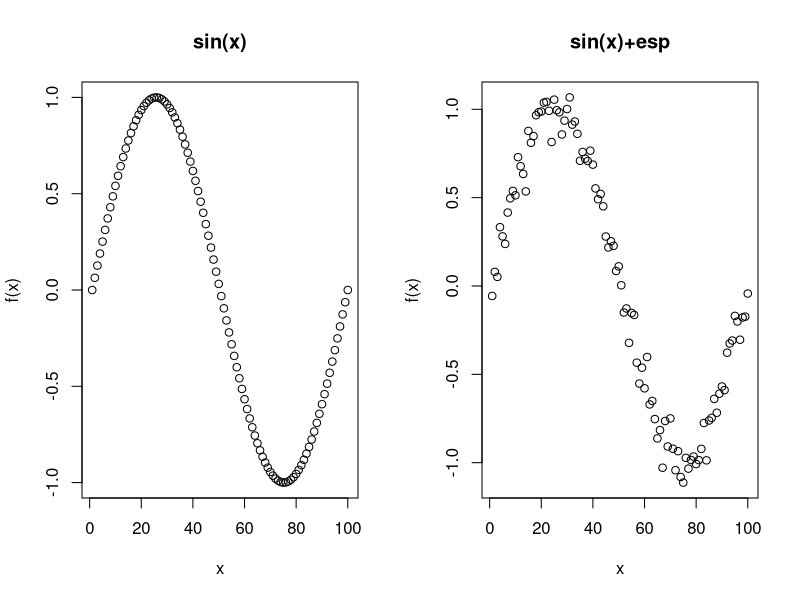
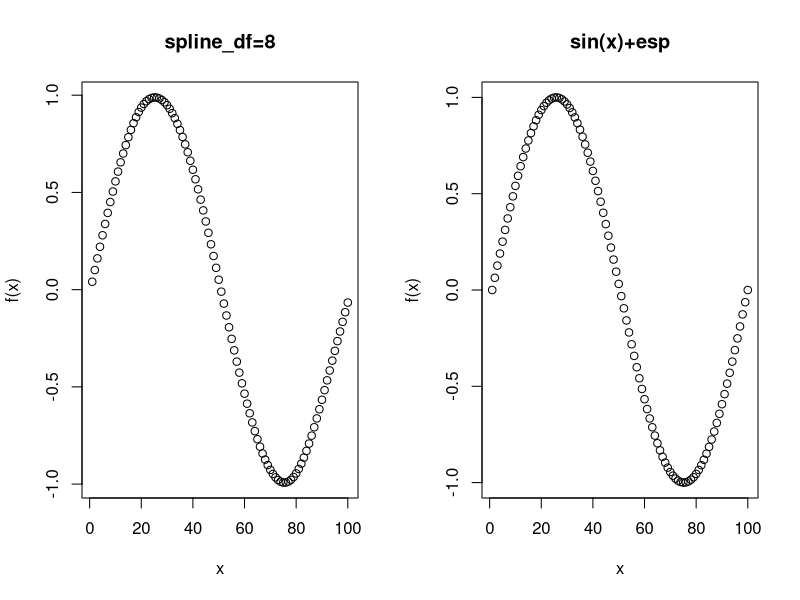
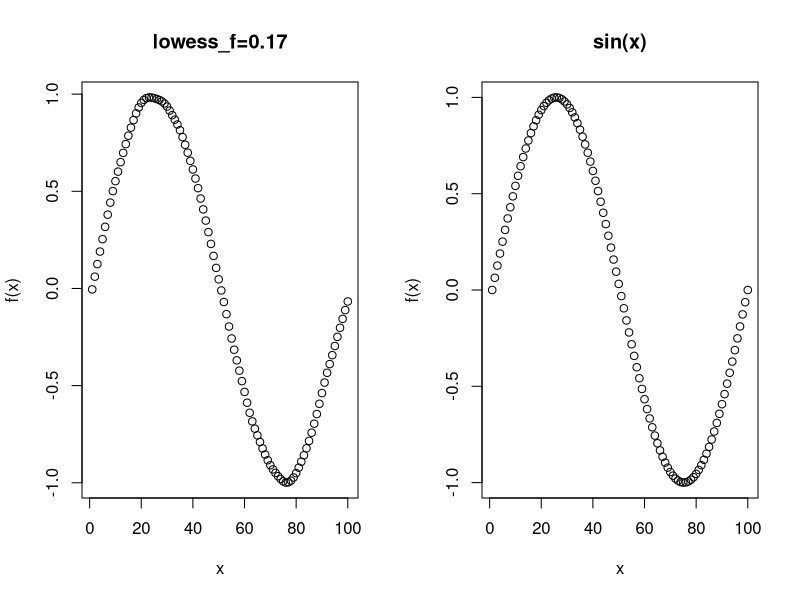
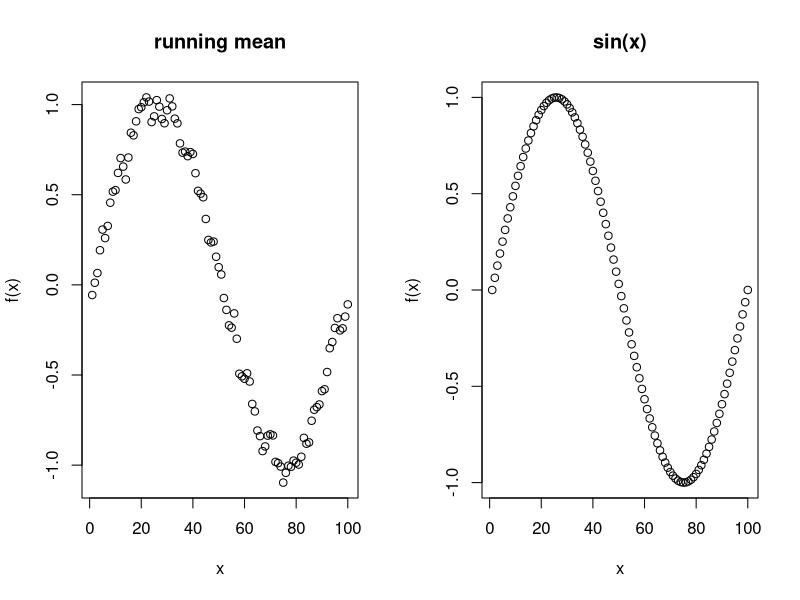
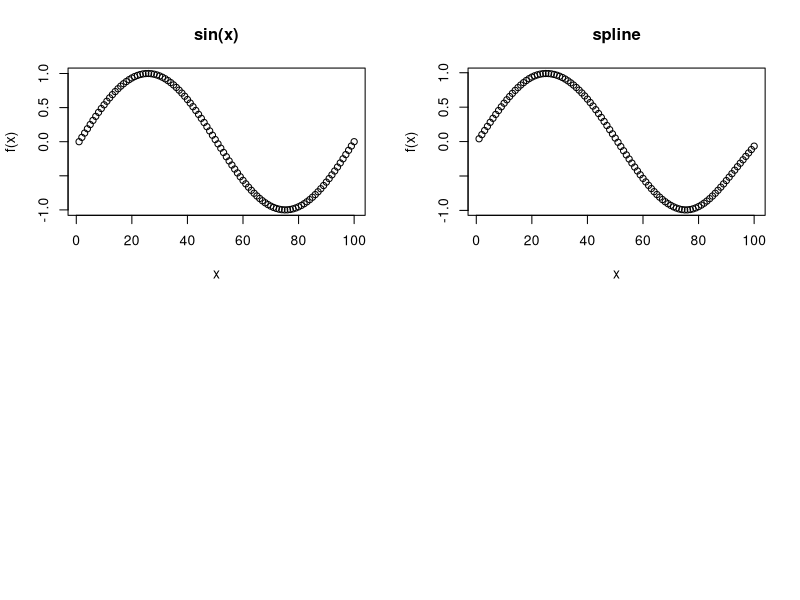

The R source for these figures, in order: (Note: this script raises an error after producing the figures.)
#Hw3- Question5
library(tidyverse)
library(ggplot2)
options(digits = 5)
n = 100 # 點數
set.seed(1)
sin_x<-sin(seq(0, 2*pi, length.out = n))
esp<-rnorm(n=n, mean = 0, sd=0.09)
y = sin_x+esp
par(mfrow=c(1,2))
plot(sin_x,main = "sin(x)",ylab = "f(x)",xlab="x")
plot(y,main = "sin(x)+esp",ylab = "f(x)",xlab="x") 

##spline smooth

mse<-function(a,b){         #mse function
  mean((a-b)^2)
} 
length(unique(y))  #y內樣本是否為唯一值, 此為100即均為唯一

h<-c()
for(i in 2:100){        # df 範圍為(1,nx] , nx the number of unique x values 
  spline<-smooth.spline(y,df=i)
  k<-mse(spline$y,sin_x)
  h<-c(h,k)
}
which(h==min(h)) #找df值使mse達最小  ,df=8,  mse=0.00038

spline<-smooth.spline(y,df=8)
par(mfrow=c(1,2))
plot(spline,main = "spline_df=8",ylab = "f(x)",xlab="x")
plot(sin_x,main = "sin(x)+esp",ylab = "f(x)",xlab="x")

##lowess smooth

p<-c()
for (i in seq(0.01, 1, length = 100)) {
  r<-mse(lowess(y,f=i)$y,sin_x)
  p<-c(p,r)
}
which(p==min(p))  #找f使其mse達最小,f=17*0.1 ,mse=0.00065
mse(lowess(y,f=0.17)$y,sin_x)
lowess_f<-lowess(y,f=0.17)
par(mfrow=c(1,2))
plot(lowess_f,main = "lowess_f=0.17",ylab = "f(x)",xlab="x")
plot(sin_x,main = "sin(x)",ylab = "f(x)",xlab="x")  #lowess_f=0.17 與 sin(x) 作圖比較

##running mean smooth
require(igraph)
rn<-running_mean(y, binwidth=2) # binwidth取2 原本100個點只會生成99個
length(rn)  #99
runmean<-c(y[1],rn) #把原始起點加入，使為100個點
par(mfrow=c(1,2))
plot(runmean,main = "running mean",ylab = "f(x)",xlab="x")
plot(sin_x,main = "sin(x)",ylab = "f(x)",xlab="x")  #lowess_f=0.15 與 sin(x) 作圖比較

##圖形比較
par(mfrow=c(2,2))
plot(sin_x,main = "sin(x)",ylab = "f(x)",xlab="x")
plot(spline,main = "spline",ylab = "f(x)",xlab="x")
plot(lowess_smooth,main = "lowess",ylab = "f(x)",xlab="x")
plot(runmean,main = "running mean",ylab = "f(x)",xlab="x")

##模擬1000次進行MSE比較
s<-c();l<-c();ru<-c()
for(i in 1:1000){
  esp<-rnorm(n=n, mean = 0, sd=0.09)
  y = sin_x+esp
  spline<-smooth.spline(y,df=8)
  lowess_f<-lowess(y,f=0.15)
  rn<-running_mean(y, binwidth=2)
  runmean<-c(y[1],rn)
  ms<-mse(spline$y,sin_x) 
  ml<-mse(lowess(y,f=0.15)$y,sin_x)
  mn<-mse(runmean,sin_x)
  s<-c(m,ms)
  l<-c(l,ml)
  rn<-c(rn,mn)
}

mse_spline<-mean(s)
mse_lowess<-mean(l)
mse_runmean<-mean(rn)
mse_value <- rbind(mse_spline,mse_lowess,mse_runmean)
rownames(mse_value) <- c("Spline","lowess","runmean")
colnames(mse_value) <- "mse"
kable(mse_value,"html") %>% 
  kable_styling(bootstrap_options = 'striped', full_width = F) %>% 
  add_header_above(c(" " = 1, "compare mse" = 1))


if (min(mse_spline,mse_lowess,mse_runmean)==mse_spline) {
  print('Spline smoothing is the best')
} else if(min(mse_spline,mse_lowess,mse_runmean)==mse_lowess) {
  print('Lowess smoothing is the best')
} else  {
  print('running mean smoothing is the best')
}     
#"Spline smoothing is the best"